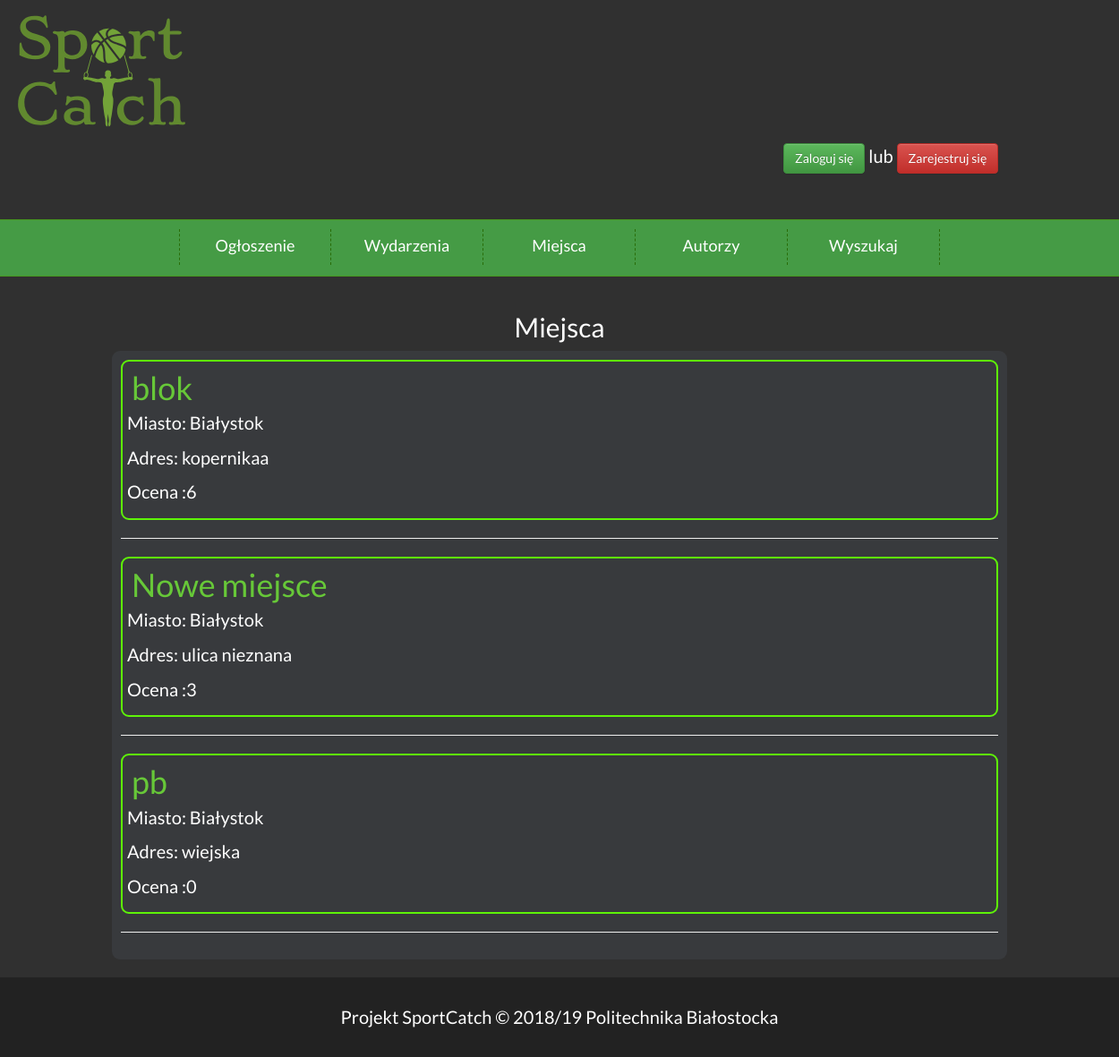
The page /place-list on the database as committed earlier.
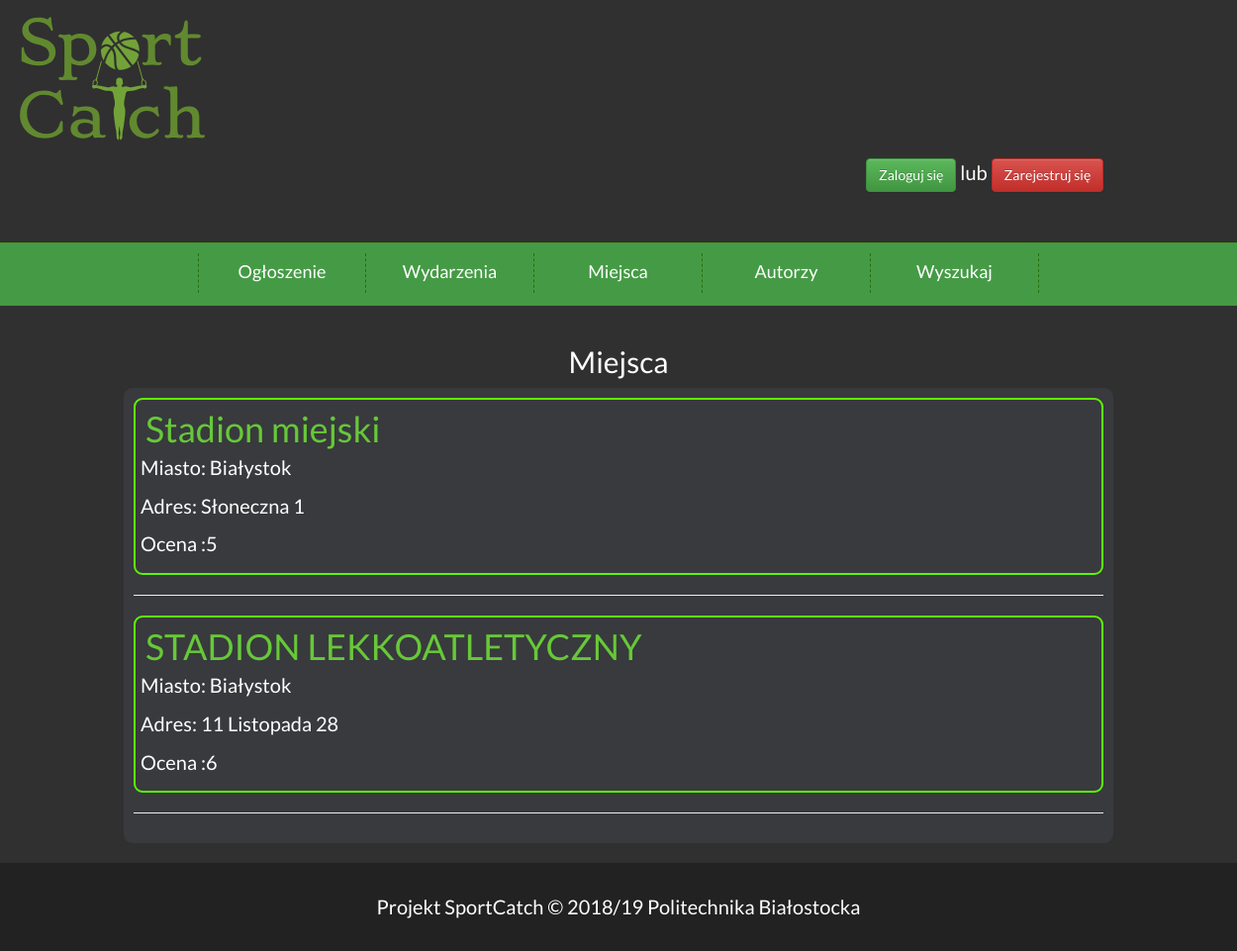
The same page on the database as committed later.
### event/models.py (models this page shows, shortened)
class miejsce(models.Model):
    adres=models.CharField(max_length=100)
    miasto=models.CharField(max_length=100, default="Białystok")
    nazwa=models.CharField(max_length=100)
    zaakceptowane=models.BooleanField(default=False)
    Srednia_ocen=models.IntegerField( default=0)
    photo = models.ImageField(upload_to='miejsca/', blank=True, default='miejsca/Default.jpg')
    class Meta:
        verbose_name = 'Miejsce'
        verbose_name_plural = 'Miejsca'

### event/views.py (the view)
# urls.py: path('place-list', views.ListaMiejsc, name='place_list'),
def ListaMiejsc(request):
    user = Profile.objects.all()
    if request.user.is_authenticated:
        try:
            user = Profile.objects.get(user=request.user)
        except Profile.DoesNotExist:
            user = None
    miejsca_lista = miejsce.objects.all()
    profiles = Profile.objects.all()
    return render(request, 'event/place_list.html', {'miejsca': miejsca_lista, 'profiles': profiles, 'user': user})

### event/templates/event/place_list.html (shortened to what this page needs)
{% extends 'Base.html' %}
{% block content %}
<center><h2>Miejsca</h2></center>
<div style="background-color:#383a3d;padding:10px; border-radius: 9px">
{% for miejsce in miejsca %}
    <div style="border: 2px solid #5ef308; border-radius: 9px; padding:5px;">
    <h1 style="margin:5px"><a style="color:#67C838;text-decoration:none;"
                              href="{% url 'miejsce_wydarzenia' pk=miejsce.pk %}#">{{miejsce.nazwa}}</a>
    </h1>
    <p>Miasto: {{miejsce.miasto}}</p>
    <p>Adres: {{miejsce.adres}}</p>
    <p>Ocena :{{miejsce.Srednia_ocen}}</p>
    </div>
    <hr/>
{%endfor%}
   </div>
{% endblock %}

Rows that differ between the two databases and show on the page:
removed miejsce: nazwa "pb", miasto "Białystok", adres "wiejska", Srednia_ocen "0"
changed miejsce: nazwa "blok" → "Stadion miejski"; adres "kopernikaa" → "Słoneczna 1"; Srednia_ocen "6" → "5"
changed miejsce: nazwa "Nowe miejsce" → "STADION LEKKOATLETYCZNY"; adres "ulica nieznana" → "11 Listopada 28"; Srednia_ocen "3" → "6"
